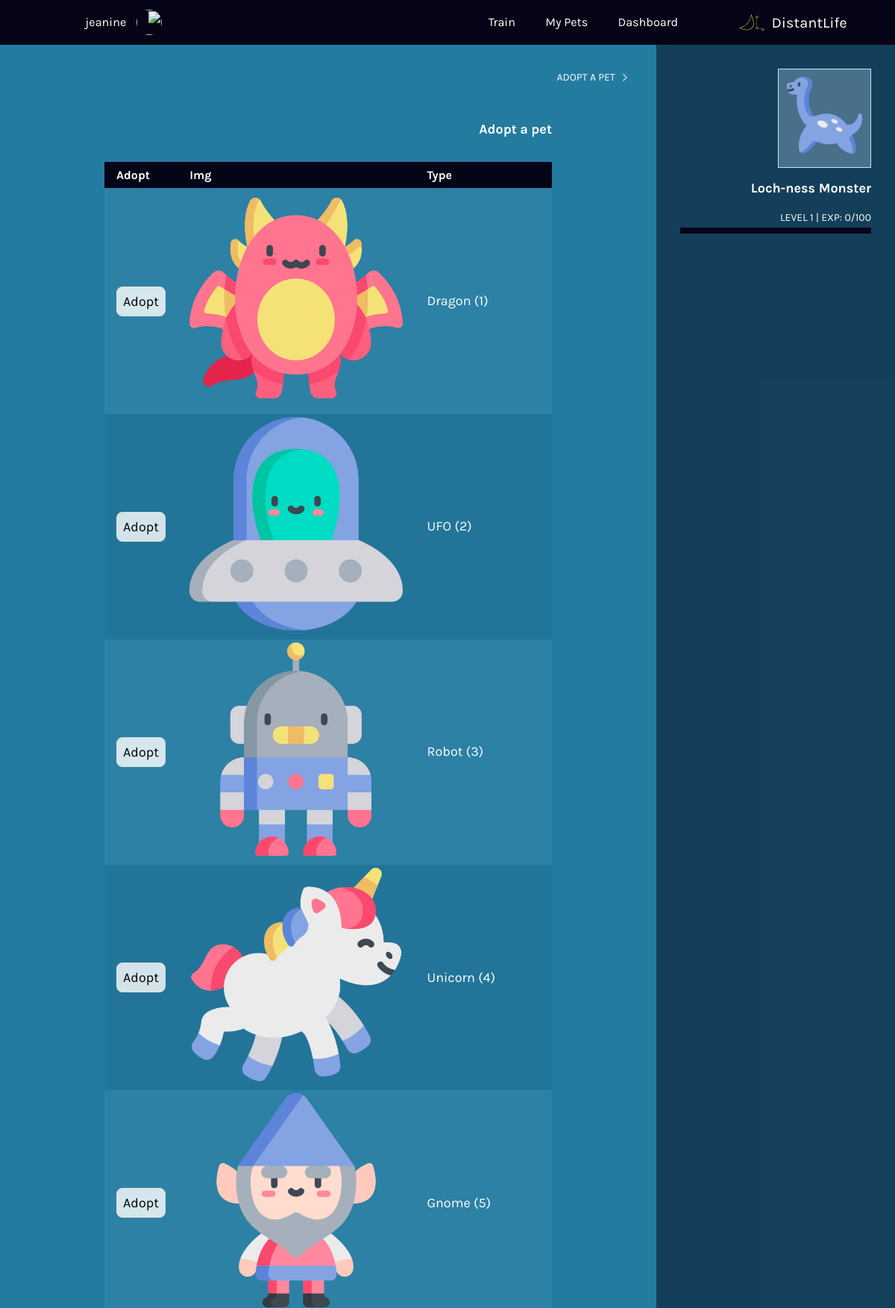
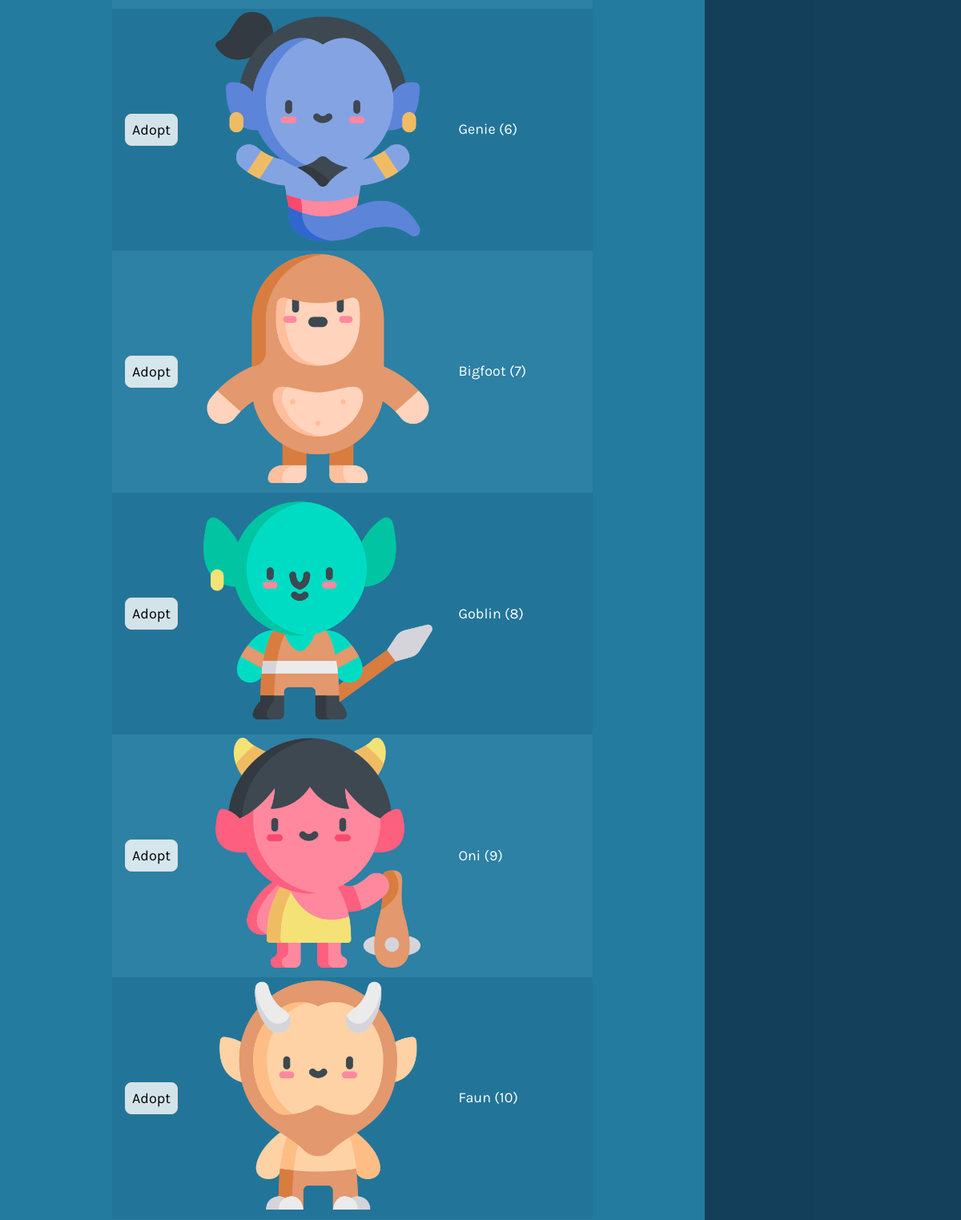
The app's page /adopt (signed in, upper part) with its own data (2 pictures, top to bottom).
### tables this page shows
CREATE TABLE `pet_types` (
  `id` integer,
  `imgsrc` varchar(255),
  `pet_type` varchar(255), `exp_required` integer,
  PRIMARY KEY(id)
);

### application.py (the view)
@app.route("/adopt", methods=["GET", "POST"])
@login_required
def adopt():
    if request.method == "POST":
        if not request.form.get("pet_type"):
            return apology("must choose pet type", 403)
        pet_type_id = int(request.form.get("pet_type"))
        petname = db.execute("SELECT pet_type FROM pet_types WHERE id = ?", pet_type_id)
        petid = db.execute("INSERT INTO pets(type, name, exp, created) VALUES (?, ?, ?, CURRENT_TIMESTAMP)",
                                 pet_type_id, petname[0]['pet_type'], 0)
        db.execute("INSERT INTO owners(owner_id, pet_id) VALUES (?, ?)",
                                 session["user_id"], petid)
        db.execute("UPDATE users SET active_pet_id = ? WHERE id = ?",
                                 petid, session["user_id"])
        set_active_pet_in_session(session["user_id"])
        return redirect("/")
    else:
        rows = db.execute("SELECT * FROM pet_types")
        if len(rows) < 1:
            return apology("no pets", 403)
        return render_template("adopt.html", pet_types=rows)

### application.py (called while the page is built)
@app.after_request
def after_request(response):
    response.headers["Cache-Control"] = "no-cache, no-store, must-revalidate"
    response.headers["Expires"] = 0
    response.headers["Pragma"] = "no-cache"
    return response

### helpers.py (called while the page is built)
def login_required(f):
    @wraps(f)
    def decorated_function(*args, **kwargs):
        if session.get("user_id") is None:
            return redirect("/login")
        return f(*args, **kwargs)
    return decorated_function

### templates/adopt.html (shortened to what this page needs)
{% extends "layout.html" %}
{% block main %}
<h1>Adopt a pet</h1>
{% if (pet_types|length) > 0 %}
    <table class="table table-striped">
        <thead>
            <tr>
                <th>Type</th>
                <th>Img</th>
                <th>Adopt</th>
            </tr>
        </thead>
        <tbody>
            {% for pet_type in pet_types %}
            <tr>
                <td>{{ pet_type.pet_type }} ({{pet_type.id}})</td>
                <td><img src="/static/{{ pet_type.imgsrc }}" alt="" /></td>
                <td>
                  <form method="post" action="/adopt">
                    <input type="submit" value="Adopt" />
                </form>
              </td>
            </tr>
            {% endfor %}
        </tbody>
    </table>
    {% else %}
        <p>No pets</p>
    {% endif %}
{% endblock %}

### templates/global/sidebar.html
{% from "./macros.html" import usedalot, progressbar, get_data with context %}
<aside>
  {% if (session.get("active_pet")) %}
  <p class="text-center my-0 pet-box ">
    <img width="200" height="200" src="{{ url_for('static', filename=session['active_pet']['imgsrc']) }}" alt="{{session['active_pet']['type']}}" />
  </p>
  <h3>{{session["active_pet"]["name"]}}</h3>
  {{ progressbar(session["active_pet"]["exp"]) }}
  {% endif %}
</aside>

### static/proj04.css (style rules this page uses)
input { background:#fff;border:1px solid #ddd;font-family:Karla,Noto Sans Hebrew,sans-serif;font-size:18px;padding:8px }
form { width:100% }
table { border-collapse:collapse }
img { height:auto;max-width:100%;width:auto }
body { background-color:#247ba0 }
.layout-secondary-aside h3 { font-size:18px;margin-bottom:0;margin-top:16px }
.layout-secondary-aside>aside>:first-child { margin-top:0 }
.secondary-main h1,.secondary-main h2 { font-size:18px;margin-bottom:0 }
body { align-items:center;display:flex;flex-direction:column;justify-content:center;margin:0;min-height:100vh;padding:0 }
* { box-sizing:border-box }
.my-0 { margin-bottom:0!important;margin-top:0!important }
.theme-inversed a:not(.btn),.theme-inversed dl,.theme-inversed h1,.theme-inversed h2,.theme-inversed h3,.theme-inversed h4,.theme-inversed h5,.theme-inversed h6,.theme-inversed ol,.theme-inversed p,.theme-inversed ul { color:#fff }
body { font-family:Karla,Noto Sans Hebrew,sans-serif;font-size:18px;font-weight:400;line-height:27px }
.h1,h1 { font-size:67.5px }
.h1,.h2,h1,h2 { color:#fff;font-family:Karla,Noto Sans Hebrew,sans-serif;font-weight:700;line-height:1.3;margin-bottom:32px;margin-top:0 }
.h3,h3 { font-size:22.5px }
.h3,.h4,h3,h4 { color:#fff;font-family:Karla,Noto Sans Hebrew,sans-serif;font-weight:700;line-height:1.3;margin-bottom:32px;margin-top:0 }
.text-center { text-align:center }
input { background-color:hsla(0,0%,100%,.8);border-radius:8px }
table { margin-bottom:32px;margin-top:32px;width:100% }
tbody td,tbody th,thead td,thead th { color:#fff;padding:4px 16px;text-align:left }
thead th { background-color:#050517;font-size:1rem }
tbody tr td { background-color:rgba(5,5,23,.05) }
tbody tr:nth-child(odd) td { background-color:rgba(196,224,249,.05) }
.pet-box { background-color:rgba(196,224,249,.3);border:1px solid #c4e0f9 }
.layout-secondary-aside .pet-box { max-width:125px }

### static/overrides.css (style rules this page uses)
input[type=submit], button, select, option { cursor: pointer; }
body.dir-rtl .layout-secondary aside .pet-box img { transform: scaleX(-1); }
aside .pet-box img { padding: 10px; }

### records on screen
pet_types: pet_type "Dragon", id "1", imgsrc (picture)
pet_types: pet_type "UFO", id "2", imgsrc (picture)
pet_types: pet_type "Robot", id "3", imgsrc (picture)
pet_types: pet_type "Unicorn", id "4", imgsrc (picture)
pet_types: pet_type "Gnome", id "5", imgsrc (picture)
pet_types: pet_type "Genie", id "6", imgsrc (picture)
pet_types: pet_type "Bigfoot", id "7", imgsrc (picture)
pet_types: pet_type "Goblin", id "8", imgsrc (picture)
pet_types: pet_type "Oni", id "9", imgsrc (picture)
pet_types: pet_type "Faun", id "10", imgsrc (picture)
pet_types: active_pet.name "Loch-ness Monster"

### other values on screen
{{ username }} "jeanine"
{{ title_s }} "ADOPT A PET"
{{ level }} "1"
{{ percent }} "0"
